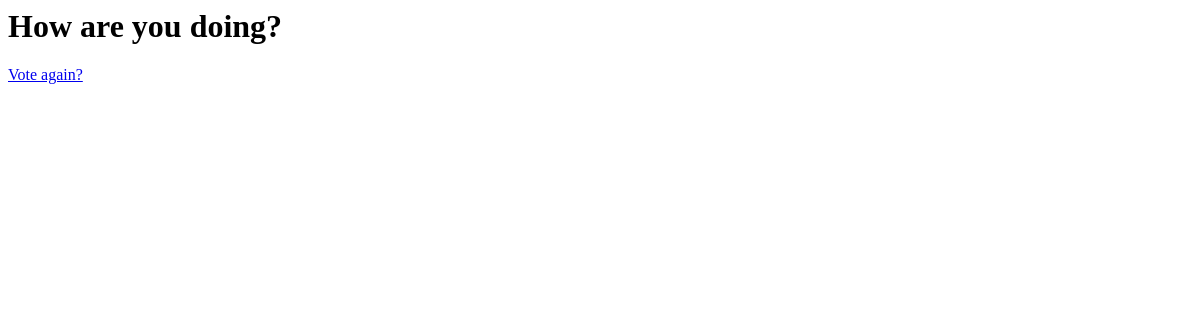
/polls/1/results/, run on an earlier commit of the app's database.
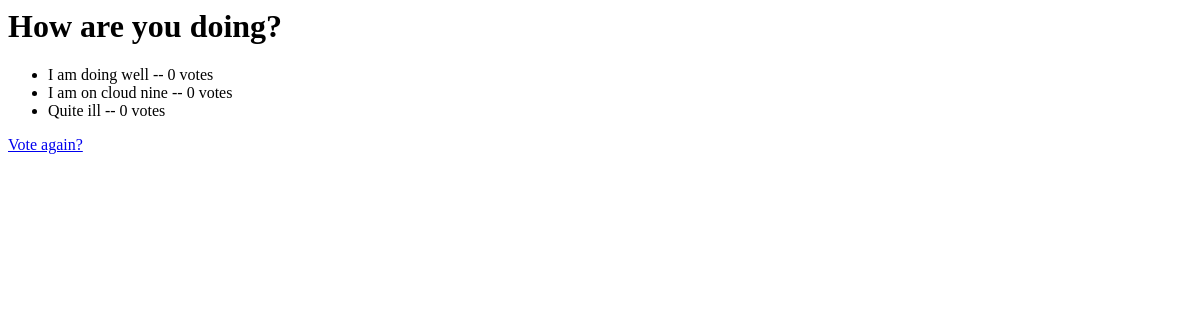
And on a later commit of the database.
### polls/models.py (models this page shows, shortened)
class Choice(models.Model):
    question = models.ForeignKey(Question, on_delete=models.CASCADE)
    choice_text = models.CharField(max_length=200)
    votes = models.IntegerField(default=0)

### polls/views.py (the view)
# urls.py: url(r'^(?P<pk>[0-9]+)/results/$', views.ResultsView.as_view(), name='results'),
class ResultsView(generic.DetailView):
    model = Question
    template_name = 'polls/results.html'

### polls/templates/polls/results.html
<h1>{{ question.question_text }}</h1>
<ul>
{% for choice in question.choice_set.all %}
    <li>{{ choice.choice_text }} -- {{ choice.votes }} vote{{ choice.votes|pluralize }}</li>
{% endfor %}
</ul>
<a href="{% url 'polls:detail' question.id %}">Vote again?</a>

What changed in the data, as far as the page shows it:
added Choice: choice_text "I am doing well", votes "0"
added Choice: choice_text "I am on cloud nine", votes "0"
added Choice: choice_text "Quite ill", votes "0"
